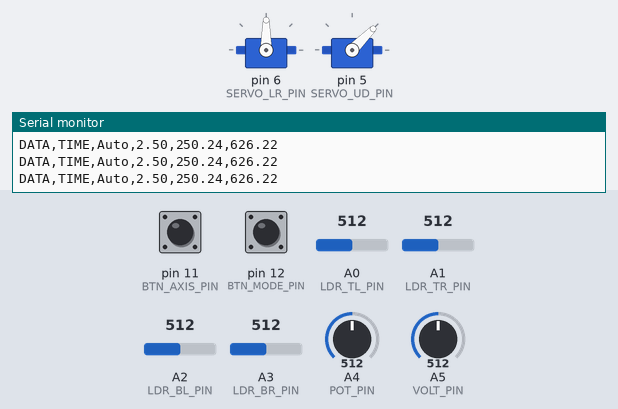
Simulated run of this sketch. Board: Arduino Uno, built with avr-gcc and run on an emulated ATmega328P. Shown: 2 × servo, the last lines printed to the serial monitor. The test bench sets the inputs (shaded band); at power-on: A0 (LDR_TL_PIN) = 512, pin 12 (BTN_MODE_PIN) HIGH, A2 (LDR_BL_PIN) = 512, A1 (LDR_TR_PIN) = 512, A3 (LDR_BR_PIN) = 512, pin 11 (BTN_AXIS_PIN) HIGH, A4 (POT_PIN) = 512, A5 (VOLT_PIN) = 512.

Above: at 1.7 s.
1.8 s: A0 (LDR_TL_PIN) set to 541
At 2.38 s:
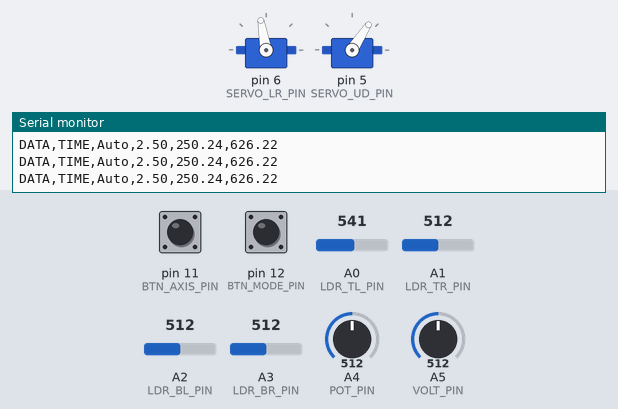
4.8 s: pin 12 (BTN_MODE_PIN) pulled LOW for 0.15 s
At 5.5 s:
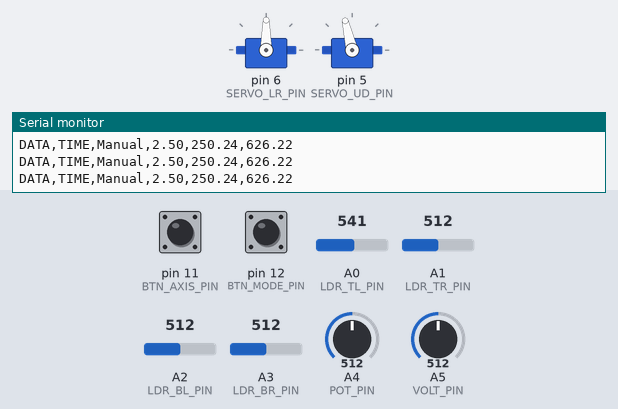
6.4 s: pin 12 (BTN_MODE_PIN) pulled LOW for 1 s
At 7.2 s:
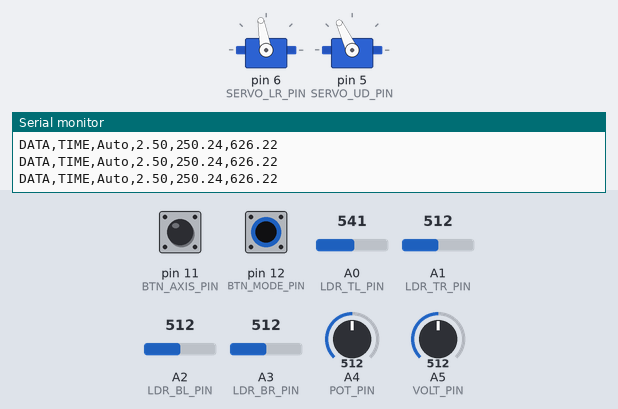
9.4 s: A2 (LDR_BL_PIN) set to 530
At 9.4 s:
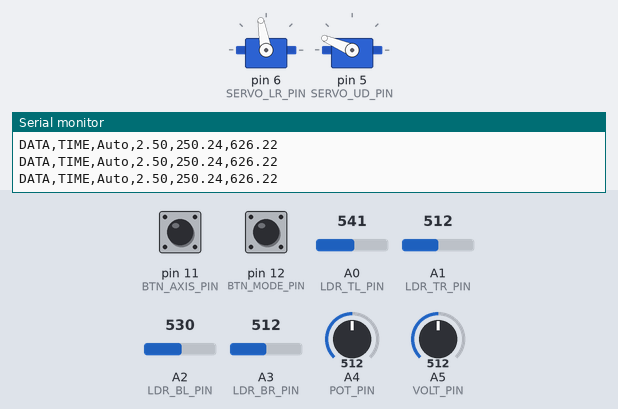
10.9 s: A1 (LDR_TR_PIN) set to 523
At 12.4 s:
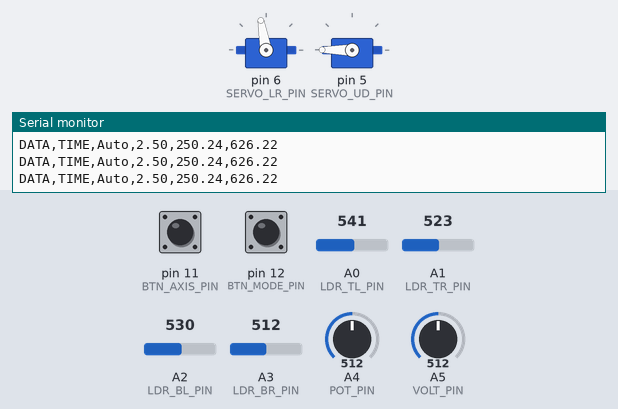
13.9 s: A3 (LDR_BR_PIN) set to 716
At 14.08 s:
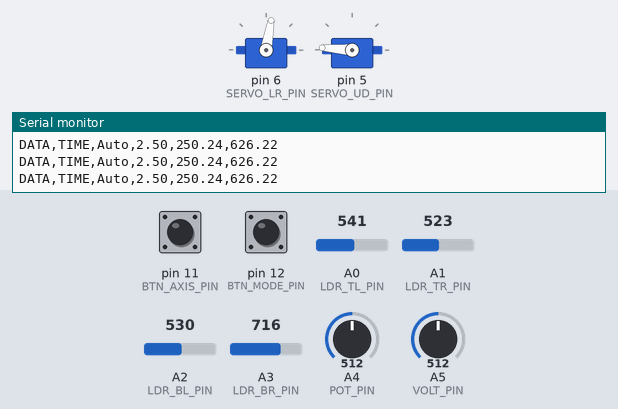
Timing chart, 0 to 19.6 s (numbered marks = the images above; inputs shaded):
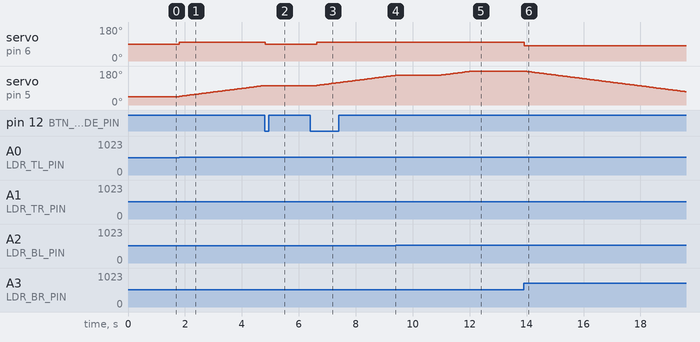

The sketch:

fullauto.ino
```cpp
/*
 * Project Group 4 SEMI - Dual-Axis Solar Tracker
 * Hardware: Arduino Uno R3, 2 Servos (LR = Continuous, UD = Standard), 4 LDRs
 * Features: Automatic Mode (Flowchart-based), Manual Mode, Excel Data Logging
 */

#include <Servo.h>

// --- Pin Definitions ---
#define LDR_TL_PIN A0  // Top-Left LDR
#define LDR_TR_PIN A1  // Top-Right LDR
#define LDR_BL_PIN A2  // Bottom-Left LDR
#define LDR_BR_PIN A3  // Bottom-Right LDR

#define POT_PIN A4     // Potentiometer for Manual Control
#define VOLT_PIN A5    // PV Panel Voltage Divider Input

#define SERVO_LR_PIN 6 // Left-Right Servo (Continuous Rotation)
#define SERVO_UD_PIN 5 // Up-Down Servo (Standard 180)

#define BTN_MODE_PIN 12 // Switch between Auto/Manual
#define BTN_AXIS_PIN 11 // Switch between LR/UD Servo in Manual

// --- Constants & Configuration ---
#define TOLERANCE 10    // Value from flowchart
#define NIGHT_LIMIT 8   // Value from flowchart
#define LOAD_RESISTANCE 10.0

// Speeds for Continuous Servo (90 is Stop)
#define LR_SPEED_RIGHT 80 // Move Right (Adjust for speed)
#define LR_SPEED_LEFT 100 // Move Left (Adjust for speed)
#define LR_STOP 90

Servo servoLR; // Continuous Rotation Servo
Servo servoUD; // Standard Servo

// --- Variables ---
bool isAutoMode = true;
bool manualControlLR = true;

int posUD = 45; // Initial position for UD

// Button State Tracking
int lastBtnModeState = HIGH;
int lastBtnAxisState = HIGH;

void setup() {
  Serial.begin(9600);
  Serial.println("CLEARDATA");
  Serial.println("LABEL,Time,Mode,Voltage(V),Current(mA),Power(mW)");

  servoLR.attach(SERVO_LR_PIN);
  servoUD.attach(SERVO_UD_PIN);

  pinMode(BTN_MODE_PIN, INPUT_PULLUP);
  pinMode(BTN_AXIS_PIN, INPUT_PULLUP);

  // Initial positions
  servoLR.write(LR_STOP);
  servoUD.write(posUD);

  delay(500);
}

void loop() {
  // --- 1. Check Mode Switch Button ---
  int btnModeState = digitalRead(BTN_MODE_PIN);
  if (btnModeState == LOW && lastBtnModeState == HIGH) {
    isAutoMode = !isAutoMode;
    servoLR.write(LR_STOP); // Safety stop
    delay(200);
  }
  lastBtnModeState = btnModeState;

  // --- 2. Execute Mode Logic ---
  if (isAutoMode) {
    runAutomaticMode();
  } else {
    runManualMode();
  }

  // --- 3. Data Logging to Excel ---
  logDataToExcel();

  delay(50);
}

// --- Automatic Mode Logic based on Flowchart ---
void runAutomaticMode() {
  // 1. Read the analog value from each LDR sensor
  int topleft = analogRead(LDR_TL_PIN);
  int topright = analogRead(LDR_TR_PIN);
  int botleft = analogRead(LDR_BL_PIN);
  int botright = analogRead(LDR_BR_PIN);

  // 2. Calculate the average values
  int avgtop = (topright + topleft) / 2;
  int avgbot = (botright + botleft) / 2;
  int avgright = (topright + botright) / 2;
  int avgleft = (topleft + botleft) / 2;

  // 3. Calculate the differences (Azimuth & elevation)
  int diffelev = avgtop - avgbot;
  int diffazi = avgright - avgleft;
  int avgsum = (avgtop + avgbot + avgright + avgleft) / 4;

  // 4. Check Night Mode (avgsum < 8)
  if (avgsum < NIGHT_LIMIT) {
    // "Rotate the Servo Motors to the initial position"
    servoLR.write(LR_STOP); // Stop LR servo
    posUD = 30;             // Set UD to sunrise/horizon position
    servoUD.write(posUD);
    return; // Go back to Start
  }

  // 5. Azimuth (Left-Right) Control
  // Check |diffazi| <= 10
  if (abs(diffazi) <= TOLERANCE) {
    // "Stop the Left-Right Servo Motor"
    servoLR.write(LR_STOP);
  }
  else {
    // Check diffazi > 0
    if (diffazi > 0) {
      // "Left-Right Servo Motor move PV panel Right"
      servoLR.write(LR_SPEED_RIGHT);
    } else {
      // "Left-Right Servo Motor move PV panel Left"
      servoLR.write(LR_SPEED_LEFT);
    }
  }

  // 6. Elevation (Up-Down) Control
  // Check |diffelev| <= 10
  if (abs(diffelev) <= TOLERANCE) {
    // "Stop the Up-Down Servo Motor"
    // Do nothing (position doesn't change)
  }
  else {
    // Check diffelev > 0
    if (diffelev > 0) {
      // "Up-Down Servo Motor move PV panel Up"
      posUD = posUD + 1;
    } else {
      // "Up-Down Servo Motor move PV panel Down"
      posUD = posUD - 1;
    }
    // Write the new position for the standard servo
    posUD = constrain(posUD, 0, 180);
    servoUD.write(posUD);
  }
  // The logic then goes back to Start
}

// --- Manual Mode Logic ---
void runManualMode() {
  int btnAxisState = digitalRead(BTN_AXIS_PIN);
  if (btnAxisState == LOW && lastBtnAxisState == HIGH) {
    manualControlLR = !manualControlLR;
    servoLR.write(LR_STOP); // Stop when switching axis
    delay(200);
  }
  lastBtnAxisState = btnAxisState;

  int potVal = analogRead(POT_PIN);
  int angle = map(potVal, 0, 1023, 0, 180);

  if (manualControlLR) {
    // Potentiometer controls speed/direction of continuous servo
    servoLR.write(angle);
  } else {
    // Potentiometer controls position of standard servo
    servoUD.write(angle);
    posUD = angle;
  }
}

// --- Data Logging Logic ---
void logDataToExcel() {
  float sensorValue = analogRead(VOLT_PIN);
  float voltage = sensorValue * (5.0 / 1023.0);
  float current = (voltage / LOAD_RESISTANCE) * 1000;
  float power = voltage * current;

  Serial.print("DATA,TIME,");
  if (isAutoMode) Serial.print("Auto");
  else Serial.print("Manual");
  Serial.print(",");
  Serial.print(voltage);
  Serial.print(",");
  Serial.print(current);
  Serial.print(",");
  Serial.println(power);
}
```

Measured:
- the behaviour switches between 533 and 534 on A0 (LDR_TL_PIN) (found by bisection; images 0 and 1)
- the behaviour switches between 519 and 520 on A2 (LDR_BL_PIN) (found by bisection; images 3 and 4)
- the behaviour switches between 522 and 523 on A1 (LDR_TR_PIN) (found by bisection; images 4 and 5)
- after the input at 1.8 s, servo on pin 6 (SERVO_LR_PIN): 90° → 100° at once; servo on pin 5 (SERVO_UD_PIN): moves from 45° to 103° over 3.0 s, starting at once
- after the input at 4.8 s, servo on pin 6 (SERVO_LR_PIN): 100° → 90° at once; servo on pin 5 (SERVO_UD_PIN): stays 103° (without the input it goes to 104° after 0.03 s)
- after the input at 6.4 s, servo on pin 6 (SERVO_LR_PIN): 90° → 100° after 0.23 s; servo on pin 5 (SERVO_UD_PIN): moves from 103° to 157° over 2.8 s, starting after 0.23 s
- after the input at 9.4 s, servo on pin 5 (SERVO_UD_PIN): stays 157° (without the input it goes to 158° after 0.04 s)
- after the input at 10.9 s, servo on pin 5 (SERVO_UD_PIN): moves from 157° to 180° over 1.1 s, starting after 0.05 s
- after the input at 13.9 s, servo on pin 6 (SERVO_LR_PIN): 100° → 80° at once; servo on pin 5 (SERVO_UD_PIN): moves from 180° to 71° over 5.6 s, starting at once
